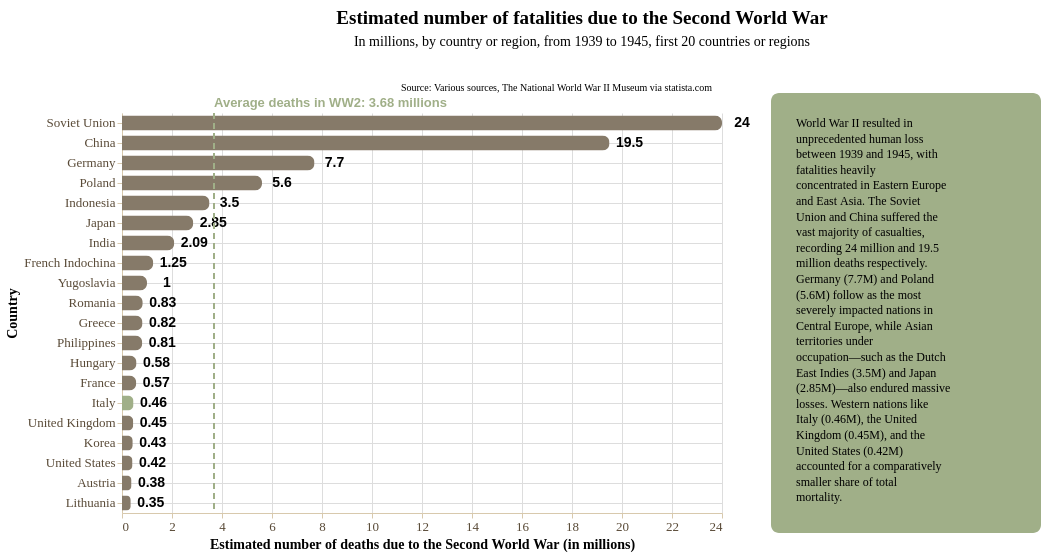

Notebook code for this chart:
### Markdown cell above
Data story with **horizontal bar chart**

### Code cell
story = (
    pn.Story(
    #Builing the Story class object
        data = ww2_death,
        width = 600,
        height = 400,
        template = militaryTemplate #Using militaryTemplate
    )

    #Method invocation
    #Bar chart
    .mark_bar(
        cornerRadiusEnd = 7,
        size = 15
    )

    #Data encoding
    #To create a horizontal bar chart we plot the cathegorical data on Y and the numerical data on X
    .encode(
        y = alt.Y(
            "country:N",
            title = "Country", 
            axis = alt.Axis(
                grid = True,
            ),
            sort = "-x" #Sorting the data in a descending order
        ),
        x = alt.X(
            "death:Q",
            title = "Estimated number of deaths due to the Second World War (in millions)",
            axis = alt.Axis(
                grid = True
            ),
        ),
    )
    
    #Data source
    .add_source(
        text = "Source: Various sources, The National World War II Museum via statista.com",
        position = "top",
        align = "right"
    )
    
    #Title and subtitle
    .add_title(
        title = "Estimated number of fatalities due to the Second World War",
        subtitle = "In millions, by country or region, from 1939 to 1945, first 20 countries or regions",
        align = "center"
    )
    
    #Context area (on the right)
    .add_context(
        text = "World War II resulted in unprecedented human loss between 1939 and 1945, with fatalities heavily concentrated in Eastern Europe and East Asia. The Soviet Union and China suffered the vast majority of casualties, recording 24 million and 19.5 million deaths respectively. Germany (7.7M) and Poland (5.6M) follow as the most severely impacted nations in Central Europe, while Asian territories under occupation—such as the Dutch East Indies (3.5M) and Japan (2.85M)—also endured massive losses. Western nations like Italy (0.46M), the United Kingdom (0.45M), and the United States (0.42M) accounted for a comparatively smaller share of total mortality.",
        position = "right",
    )

    #Highlighting line (mean)
    .add_line(
        orientation = "vertical",
        value = ww2_death["death"],
        math = "mean",
        label_text = "Average deaths in WW2: 3.68 millions",
        label_font_size = 13,
        color = "rgb(160, 175, 136)",
        label_font_weight = "bold"
    )

    .add_highlight("Italy")

    .add_labels_chart(
        values = "death:Q",
        font_weight = "bold",
        font_size = 14,
        dx = 20
    )

    .render()
)

story

### Figure 1 — Vega-Lite specification as saved in the notebook (floating-point values rounded to 4 significant figures)
{"config": {"view": {"continuousWidth": 300, "continuousHeight": 300, "strokeWidth": 0}, "axis": {"domainColor": "#d8c9ad", "grid": false, "labelColor": "#594a37", "labelFont": "Merriweather", "labelFontSize": 13, "tickColor": "#d8c9ad", "titleColor": "#000000", "titleFont": "Merriweather", "titleFontSize": 14}, "axisX": {"labelAngle": 0, "labelExpr": "length(datum.label) > 12 ? replace(datum.label, /\\s+/, '\\n') : datum.label", "labelLineHeight": 14}, "bar": {"color": "rgb(134, 122, 105)"}, "legend": {"labelColor": "#594a37", "labelFont": "Merriweather", "labelFontSize": 12, "titleColor": "#000000", "titleFont": "Merriweather", "titleFontSize": 12}, "line": {"color": "rgb(134, 122, 105)"}, "mark": {"strokeWidth": 2.5}, "point": {"color": "#000000", "filled": true, "size": 75}, "range": {"category": ["rgb(134, 122, 105)", "rgb(160, 175, 136)", "#348035", "#a46cc2", "#d96027"]}, "title": {"color": "#000000", "font": "Merriweather", "fontSize": 19}}, "vconcat": [{"layer": [{"mark": {"type": "text", "align": "center", "baseline": "top", "color": "#000000", "font": "Merriweather", "fontSize": 19, "fontWeight": "bold", "text": "Estimated number of fatalities due to the Second World War"}, "encoding": {"x": {"value": 450.0}, "y": {"value": 4}}}, {"mark": {"type": "text", "align": "center", "baseline": "top", "color": "#000000", "font": "Merriweather", "fontSize": 14, "text": "In millions, by country or region, from 1939 to 1945, first 20 countries or regions"}, "encoding": {"x": {"value": 450.0}, "y": {"value": 30}}}], "data": {"name": "data-6fad5c34291b82fc9632cbce143d677a"}, "height": 58, "width": 900.0}, {"hconcat": [{"layer": [{"mark": {"type": "bar", "cornerRadiusEnd": 7, "size": 15}, "encoding": {"color": {"condition": {"test": "(datum['country'] === 'Italy')", "value": "rgb(160, 175, 136)"}, "value": "rgb(134, 122, 105)"}, "x": {"axis": {"grid": true}, "field": "death", "title": "Estimated number of deaths due to the Second World War (in millions)", "type": "quantitative"}, "y": {"axis": {"grid": true}, "field": "country", "sort": "-x", "title": "Country", "type": "nominal"}}}, {"mark": {"type": "text", "align": "center", "angle": 0, "color": "rgb(0, 0, 0)", "dx": 20, "dy": 0, "fontSize": 14, "fontWeight": "bold", "lineBreak": "\n"}, "encoding": {"text": {"field": "death", "type": "quantitative"}, "x": {"axis": {"grid": true}, "field": "death", "title": "Estimated number of deaths due to the Second World War (in millions)", "type": "quantitative"}, "y": {"axis": {"grid": true}, "field": "country", "sort": "-x", "title": "Country", "type": "nominal"}}}, {"data": {"name": "data-6fad5c34291b82fc9632cbce143d677a"}, "mark": {"type": "text", "align": "right", "baseline": "bottom", "color": "rgb(0, 0, 0)", "font": "Merriweather", "fontSize": 10, "lineBreak": "\n", "text": "Source: Various sources, The National World War II Museum via statista.com"}, "encoding": {"x": {"value": 590}, "y": {"value": -20}}}, {"layer": [{"data": {"name": "data-23ea9a2c7859aeb307b63e6d378b1709"}, "mark": {"type": "rule", "color": "rgb(160, 175, 136)", "strokeDash": [6, 4], "strokeWidth": 2}, "encoding": {"x": {"field": "x", "type": "quantitative"}}}, {"data": {"name": "data-f8e448491b4ee926464d9372c4a70949"}, "mark": {"type": "text", "align": "left", "color": "rgb(160, 175, 136)", "dx": 0, "dy": 0, "fontSize": 13, "fontStyle": "normal", "fontWeight": "bold"}, "encoding": {"text": {"value": "Average deaths in WW2: 3.68 millions"}, "x": {"field": "x", "type": "quantitative"}, "y": {"value": -10}}}]}], "data": {"name": "data-4729fe9a192cea9d0ea014e541cc79b6"}, "height": 400, "width": 600}, {"layer": [{"mark": {"type": "rect", "color": "rgb(160, 175, 136)", "cornerRadius": 8.0, "opacity": 1.0, "stroke": "rgba(0, 0, 0, 0)", "strokeWidth": 2.0}, "encoding": {"x": {"value": 0}, "x2": {"value": 270.0}, "y": {"value": -20.0}, "y2": {"value": 420.0}}}, {"mark": {"type": "text", "align": "left", "baseline": "top", "color": "rgb(0, 0, 0)", "font": "Merriweather", "fontSize": 12, "fontStyle": "normal", "fontWeight": "normal", "lineBreak": "\n", "lineHeight": 15.6, "text": "World War II resulted in\nunprecedented human loss\nbetween 1939 and 1945, with\nfatalities heavily\nconcentrated in Eastern Europe\nand East Asia. The Soviet\nUnion and China suffered the\nvast majority of casualties,\nrecording 24 million and 19.5\nmillion deaths respectively.\nGermany (7.7M) and Poland\n(5.6M) follow as the most\nseverely impacted nations in\nCentral Europe, while Asian\nterritories under\noccupation—such as the Dutch\nEast Indies (3.5M) and Japan\n(2.85M)—also endured massive\nlosses. Western nations like\nItaly (0.46M), the United\nKingdom (0.45M), and the\nUnited States (0.42M)\naccounted for a comparatively\nsmaller share of total\nmortality."}, "encoding": {"x": {"value": 25}, "y": {"value": 5.0}}}], "data": {"name": "data-6fad5c34291b82fc9632cbce143d677a"}, "height": 440.0, "width": 270.0}]}], "center": true, "resolve": {"axis": {"x": "shared", "y": "shared"}}, "$schema": "https://vega.github.io/schema/vega-lite/v6.4.1.json", "datasets": {"data-6fad5c34291b82fc9632cbce143d677a": [{"_": 0}], "data-4729fe9a192cea9d0ea014e541cc79b6": [{"country": "Soviet Union", "death": 24.0}, {"country": "China", "death": 19.5}, {"country": "Germany", "death": 7.7}, {"country": "Poland", "death": 5.6}, {"country": "Indonesia", "death": 3.5}, {"country": "Japan", "death": 2.85}, {"country": "India", "death": 2.09}, {"country": "French Indochina", "death": 1.25}, {"country": "Yugoslavia", "death": 1.0}, {"country": "Romania", "death": 0.83}, {"country": "Greece", "death": 0.82}, {"country": "Philippines", "death": 0.81}, {"country": "Hungary", "death": 0.58}, {"country": "France", "death": 0.57}, {"country": "Italy", "death": 0.46}, {"country": "United Kingdom", "death": 0.45}, {"country": "Korea", "death": 0.43}, {"country": "United States", "death": 0.42}, {"country": "Austria", "death": 0.38}, {"country": "Lithuania", "death": 0.35}], "data-23ea9a2c7859aeb307b63e6d378b1709": [{"x": 3.68}], "data-f8e448491b4ee926464d9372c4a70949": [{"x": 3.68, "label_y": 0}]}}
